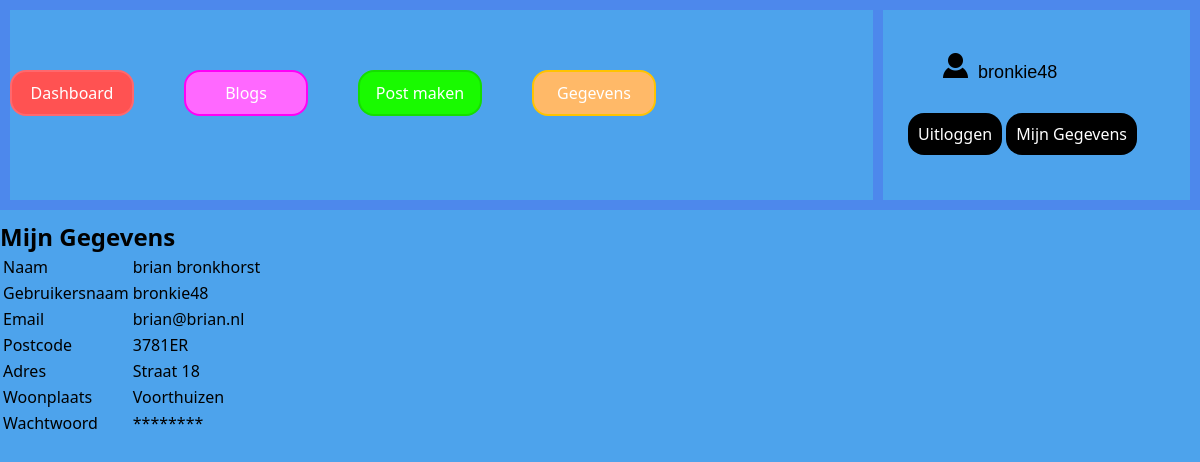
The app's page /persondata.php (signed in) with its own data.
### tables this page shows
CREATE TABLE `user` (
  `userid` int(11) NOT NULL,
  `name` varchar(255) NOT NULL,
  `username` varchar(255) NOT NULL,
  `email` varchar(255) NOT NULL,
  `postal` varchar(255) NOT NULL,
  `address` varchar(255) NOT NULL,
  `city` varchar(255) NOT NULL,
  `pwd` varchar(255) NOT NULL
);

### persondata.php (the view, shortened to what this page needs)
<?php
$userlogin = $_SESSION['userlogin'];
?>
<html>
    <head>
        <link rel="stylesheet" href="/Blogapp/BlogappAmbitieproject/CSS/style.css">
    </head>
    <body>
        <header>
            <div class="header-left-block">
                <div class="menu-container">
                    <div class="menu">
                        <a href="dashboard.php" class="menu-item-red">Dashboard</a>
                        <a href="blogoverview.php" class="menu-item-purple">Blogs</a>
                        <a href="blogform.php" class="menu-item-green">Post maken</a>
                        <a href="persondata.php" class="menu-item-orange">Gegevens</a>
                    </div>
                </div>
            </div>
            <div class="header-right-block">
                <div class="login-details">
                    <ul class="user-login">
                        <li><img src="/Blogapp/BlogappAmbitieProject/IMG/user.png" width="25" height="25" alt="user icon"><?php echo $userlogin;?></li>
                    </ul>
                    <div class="login-details-buttons">
                        <a href="PHP/logout.php"  class="detail-btn"> Uitloggen</a>
                        <a href="persondata.php"  class="detail-btn"> Mijn Gegevens</a>
                    </div>
                </div>
            </div>
        </header>
        <section class="persondata">
            <div class="persondata-block">
                <?php
                require_once "PHP/database.php";
                    $sql = $pdo->prepare("SELECT * FROM `user` WHERE `username` = '$userlogin'");
                    $sql->setFetchMode(PDO::FETCH_ASSOC);
                    $sql->execute();
                    if($sql->rowCount() != 0) {
                        while($row=$sql->fetch())
                        {
                        ?>
                            <h1>Mijn Gegevens</h1>
                            <table class="persondata-table">
                                <tr>
                                    <td>Naam</td>
                                    <td><?php echo $row['name']?></td>
                                </tr>
                                <tr>
                                    <td>Gebruikersnaam</td>
                                    <td><?php echo $row['username']?></td>
                                </tr>
                                <tr>
                                    <td>Email</td>
                                    <td><?php echo $row['email']?></td>
                                </tr>
                                <tr>
                                    <td>Postcode</td>
                                    <td><?php echo $row['postal']?></td>
                                </tr>
                                <tr>
                                    <td>Adres</td>
                                    <td><?php echo $row['address']?></td>
                                </tr>
                                <tr>
                                    <td>Woonplaats</td>
                                    <td><?php echo $row['city']?></td>
                                </tr>
                                <tr>
                                    <td>Wachtwoord</td>
                                    <td>********</td>
                                </tr>
                            </table>
                        <?php
                        }
                    }
                ?>
            </div>
        </section>
        </body>
    </body>
</html>

### CSS/style.css (style rules this page uses)
* { margin: 0; font-family: 'Segoe UI', Tahoma, Geneva, Verdana, sans-serif; }
body { background-color: #4DA3EC; }
.detail-btn { background-color: black; color: #fff; padding: 10px; text-decoration: none; border-radius: 1em; }
header { display: flex; height: 220px; width: 100%; background-color: #4DA3EC; overflow:hidden; }
.header-left-block { border: 10px solid #4D88EC; height: 190px; float: left; width: calc(100% - 300px); }
.header-right-block { width: 320px; float: right; height: 190px; border: 10px solid #4D88EC; border-left: 0px; }
.menu-container { margin: 60px 19px 0 0; display: block; }
.menu { width: 80%; list-style-type: none; display: inline-flex; }
.menu a { color: #fff; text-decoration: none; text-align: center; min-width: 100px; padding: 10px; }
.menu-item-red { background-color: #FF5252; margin: 0 50px 0px 0; border: 2px solid #FF686D; border-radius: 1em; padding: 3px 5px; }
.menu-item-purple { background-color: #FF68FF; margin: 0 50px 0px 0; border: 2px solid #FF00F7; border-radius: 1em; padding: 3px 5px; }
.menu-item-green { background-color: #19FA00; margin: 0 50px 0px 0; border: 2px solid #16DD00; border-radius: 1em; padding: 3px 5px; }
.menu-item-orange { background-color: #FFB968; margin: 0; border: 2px solid #FFC300; border-radius: 1em; padding: 3px 5px; }
.login-details { display: block; margin: 43 10px; }
.login-details-buttons { margin: 40px 10px 0px 15px; }
.user-login { list-style-type: none; }
.user-login li { font-family: Arial, Helvetica, sans-serif; font-size: large; }
.user-login li img { mix-blend-mode: multiply; margin: 0 10px; }

### records on screen
user: name "brian bronkhorst", username "bronkie48", email "brian@brian.nl", postal "3781ER", address "Straat 18", city "Voorthuizen"

### other values on screen
$userlogin "bronkie48"
